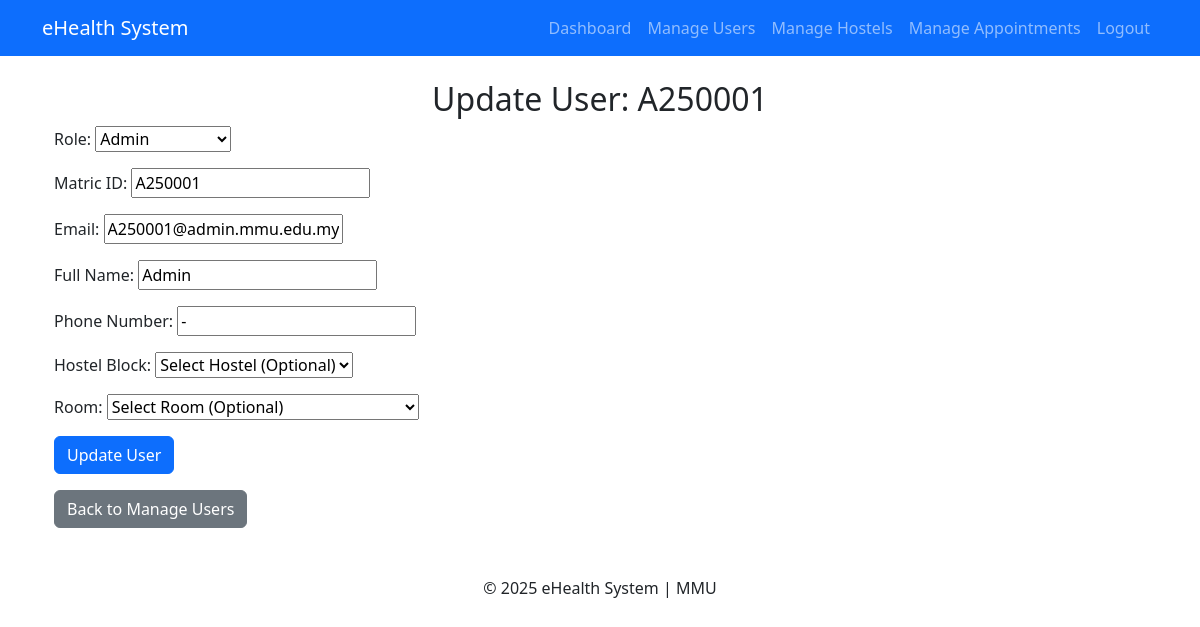
The page /users/update/2/ (signed in) on the database its author committed.
### users/models.py (models this page shows, shortened)
class CustomUser(AbstractUser):
    username = None  # Remove the default username field
    ROLE_CHOICES = [
        ('student', 'Student'),
        ('lecturer', 'Lecturer'),
        ('staff', 'University Staff'),
        ('admin', 'Admin'),
        ('superadmin', 'Superadmin'),
    ]
    role = models.CharField(max_length=20, choices=ROLE_CHOICES, default='student')
    matric_id = models.CharField(max_length=20, unique=True)
    full_name = models.CharField(max_length=100, blank=True, null=True)
    phone_number = models.CharField(max_length=15, blank=True, null=True)
    USERNAME_FIELD = 'matric_id'
    REQUIRED_FIELDS = ['email']
    objects = CustomUserManager()

### users/views.py (the view)
# urls.py: path('update/<int:user_id>/', views.update_user, name='update_user'),
@login_required
def update_user(request, user_id):
    if request.user.role not in ['superadmin', 'admin']:
        messages.error(request, "You are not authorized to update user details.")
        return redirect('dashboard')
    user = get_object_or_404(CustomUser, id=user_id)
    if request.method == 'POST':
        form = UserUpdateForm(request.POST, instance=user)
        if form.is_valid():
            user = form.save(commit=False)
            room_id = request.POST.get('room')
            if room_id:
                try:
                    room = Room.objects.get(id=room_id)
                    if room.resident != user:
                        previous_room = Room.objects.filter(resident=user).first()
                        if previous_room:
                            previous_room.resident = None
                            previous_room.save()
                        room.resident = user
                        room.save()
                except Room.DoesNotExist:
                    messages.error(request, "Selected room does not exist.")
                    return redirect('update_user', user_id=user.id)
            else:
                previous_room = Room.objects.filter(resident=user).first()
                if previous_room:
                    previous_room.resident = None
                    previous_room.save()
            user.save()
            messages.success(request, "User updated successfully!")
            return redirect('manage_users')
    else:
        form = UserUpdateForm(instance=user)
        if user.rooms_assigned.exists():
            assigned_room = user.rooms_assigned.first()
            form.fields['room'].queryset = Room.objects.filter(hostel=assigned_room.hostel).exclude(resident__isnull=False) | Room.objects.filter(id=assigned_room.id)
        else:
            form.fields['room'].queryset = Room.objects.filter(resident=None)
    return render(request, 'users/update_user.html', {'form': form, 'user': user})

### hostels/models.py (called while the page is built)
    def __str__(self):
        return self.name

    @property
    def is_occupied(self):
        return self.resident is not None

    def __str__(self):
        return f"{self.hostel.name} - {self.number} ({'Occupied' if self.is_occupied else 'Available'})"

### users/templates/users/update_user.html (shortened to what this page needs)
{% extends 'base.html' %}
{% block content %}
<div class="container">
    <h2 class="text-center">Update User: {{ user.matric_id }}</h2>
    <form method="post" id="userForm">
        <div class="mb-3">
            <label for="id_role">Role:</label>
            {{ form.role }}
        </div>
        <div class="mb-3">
            <label for="id_matric_id">Matric ID:</label>
            {{ form.matric_id }}
        </div>
        <div class="mb-3">
            <label for="id_email">Email:</label>
            {{ form.email }}
        </div>
        <div class="mb-3">
            <label for="id_full_name">Full Name:</label>
            {{ form.full_name }}
        </div>
        <div class="mb-3">
            <label for="id_phone_number">Phone Number:</label>
            {{ form.phone_number }}
        </div>
        <div class="mb-3">
            <label for="id_hostel_block">Hostel Block:</label>
            {{ form.hostel_block }}
        </div>
        <div class="mb-3">
            <label for="id_room">Room:</label>
            {{ form.room }}
        </div>
        <button type="submit" class="btn btn-primary">Update User</button>
    </form>
    <a href="{% url 'manage_users' %}" class="btn btn-secondary mt-3">Back to Manage Users</a>
</div>
{% endblock %}

### rows shown on the page
CustomUser: matric_id "A250001", role "Admin", email "A250001@admin.mmu.edu.my", full_name "Admin", phone_number "-"
